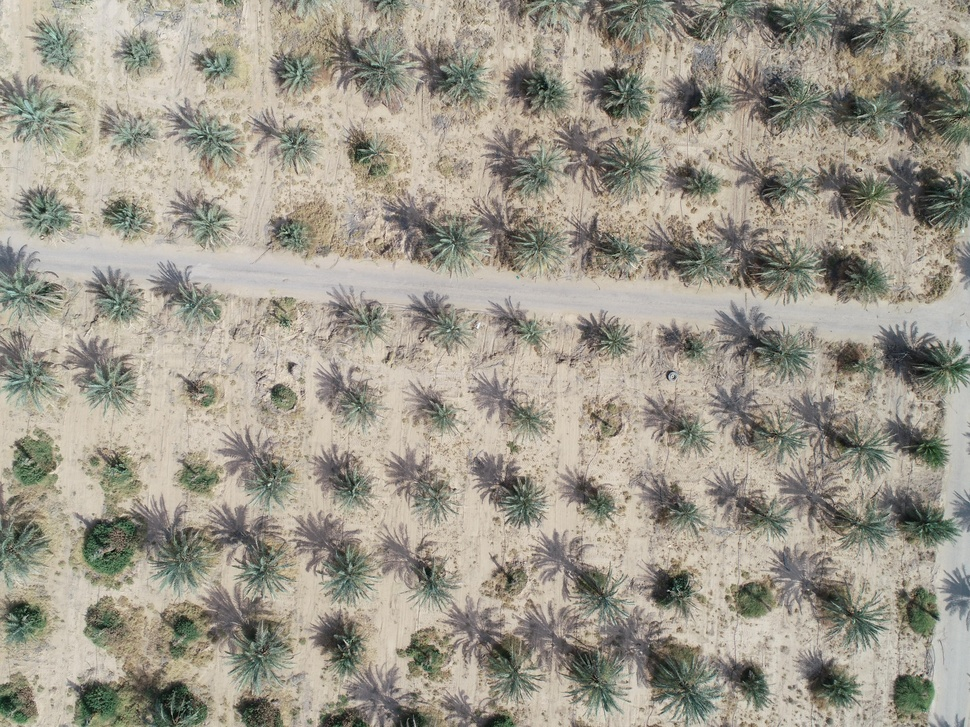
#> input picture sample/1.jpg, 970 x 727 px, shrunk from 4864 x 3648 before the run
$ jupyter execute --allow-errors tree_enumeration.ipynb   (shell and % lines are left out)
#> lines starting #> are read from the running program, lines starting #| are printed output that depends on the picture
[cell 1]
import cv2
import matplotlib.pyplot as plt
from deepforest import main
import numpy as np

[cell 2]
#adjusting according to jupyter lab
def display(img,cmap='gray'):
    fig=plt.figure(figsize=(15,15))
    ax=fig.add_subplot(111)
    new_img=cv2.cvtColor(img,cv2.COLOR_BGR2RGB)
    ax.imshow(new_img,cmap='gray')

#> (a cell that did not finish here is left out)

[cell 4]
image_path = "./sample/1.jpg"
tree_image=cv2.imread(image_path)
#> tree_image is the input picture: shape (727, 970, 3); mean B, G, R 140.2, 153.3, 158.5

[cell 5]
display(tree_image)

#> (a cell that did not finish here is left out)

#> (a cell that did not finish here is left out)

#> (a cell that did not finish here is left out)

[cell 9]
#displaying image with detected images

display(tree_image)

[cell 10]
# applying pre-processing

blured_img=cv2.medianBlur(tree_image,15)
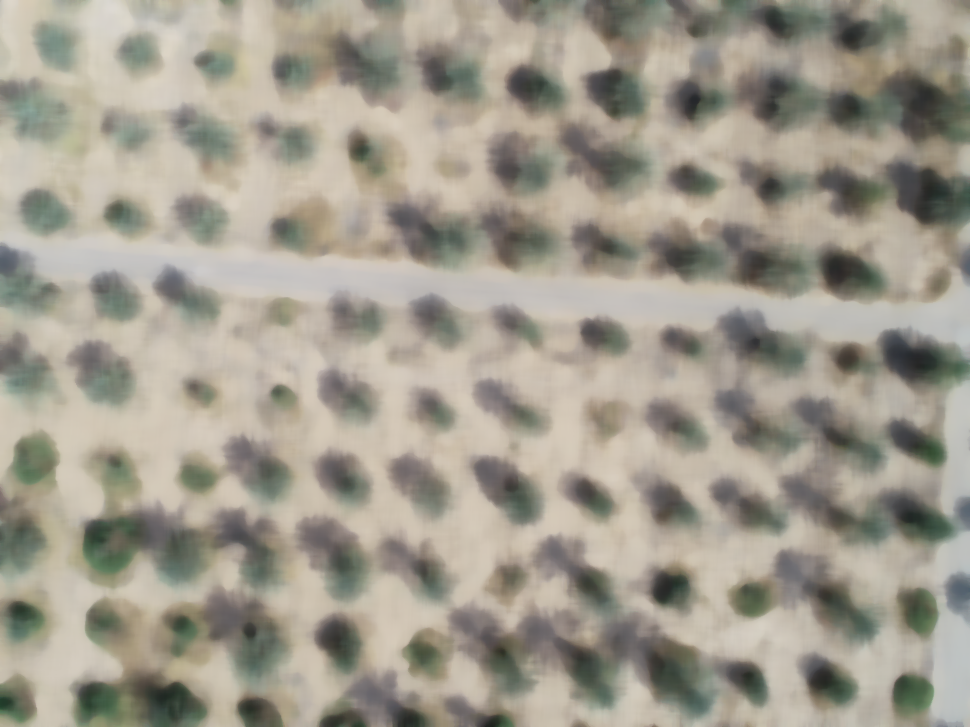
#> blured_img: shape (727, 970, 3); mean B, G, R 142.1, 155.3, 160.6

[cell 11]
# displaying pre-processed image
display(blured_img)

#> (a cell that did not finish here is left out)

#> (a cell that did not finish here is left out)

#> (a cell that did not finish here is left out)

[cell 15]
#displaying image with detected images

display(tree_image)

$ run again, with sample/2.jpg copied over sample/1.jpg
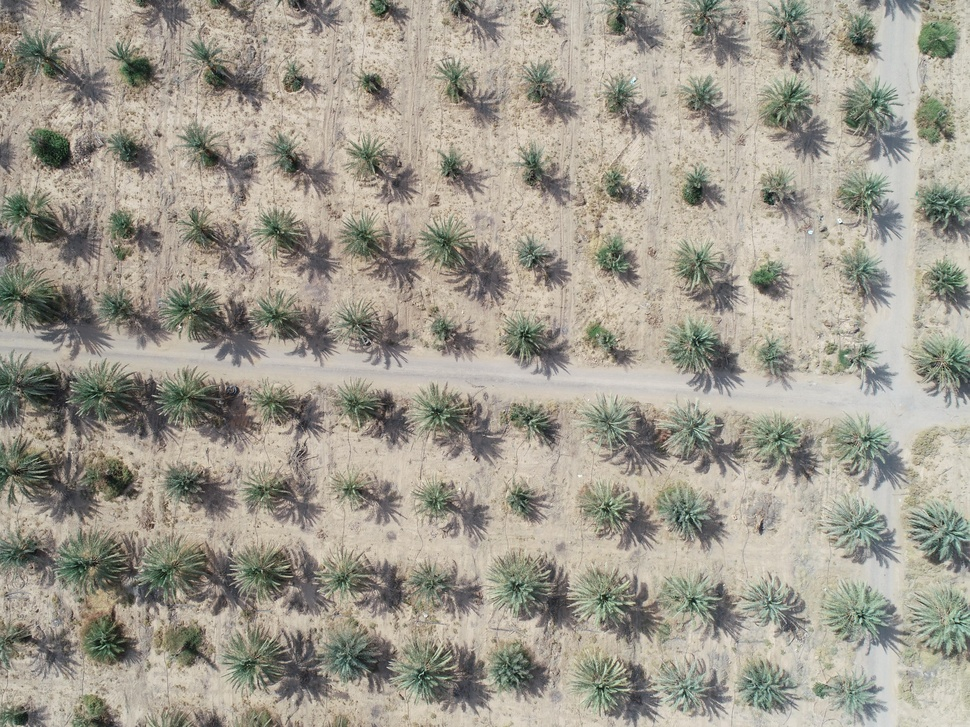
#> input picture sample/2.jpg, 970 x 727 px, shrunk from 4864 x 3648 before the run
#> tree_image is the input picture: shape (727, 970, 3); mean B, G, R 142.7, 155.1, 159.8
#> `blured_img=cv2.medianBlur(tree_image,15)`:
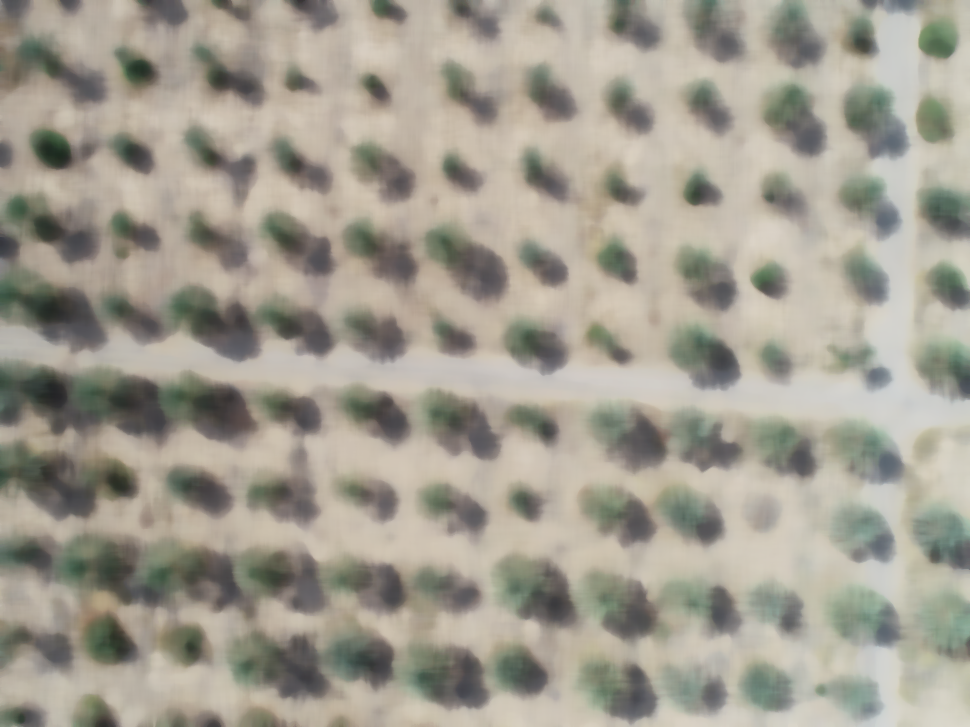
#> blured_img: shape (727, 970, 3); mean B, G, R 144.5, 157, 161.8

$ run again, with sample/3.jpg copied over sample/1.jpg
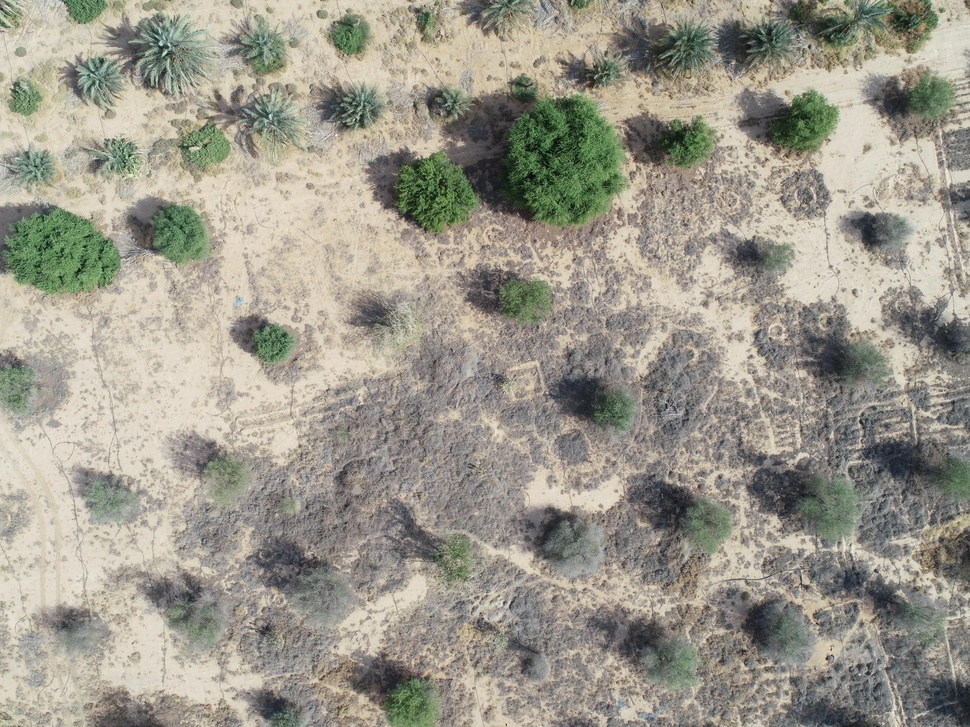
#> input picture sample/3.jpg, 970 x 727 px, shrunk from 4864 x 3648 before the run
#> tree_image is the input picture: shape (727, 970, 3); mean B, G, R 139.5, 152.4, 155.9
#> `blured_img=cv2.medianBlur(tree_image,15)`:
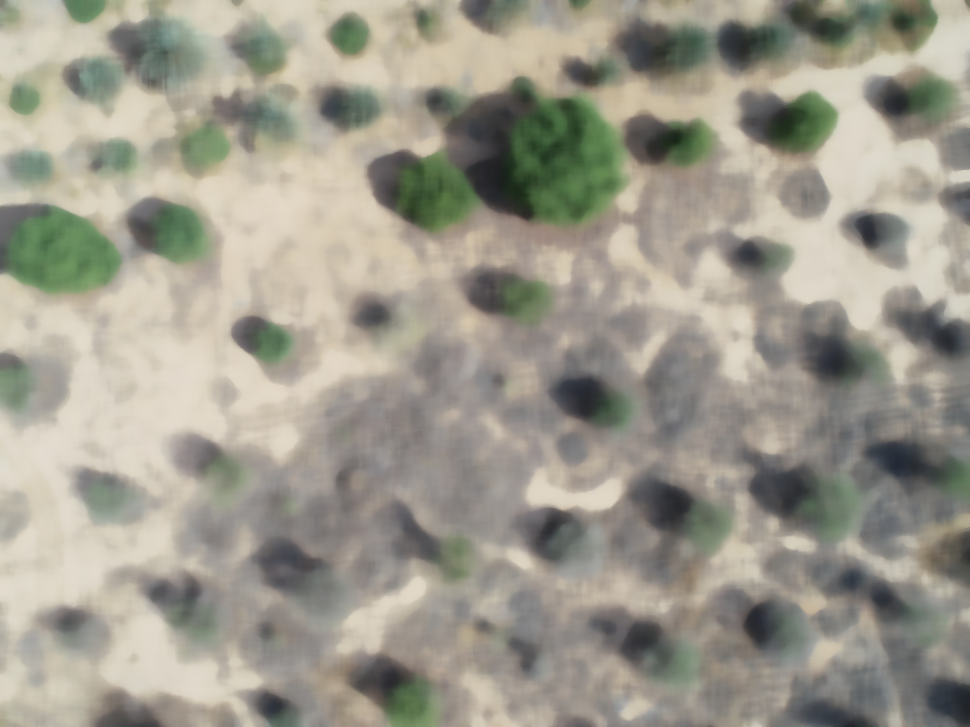
#> blured_img: shape (727, 970, 3); mean B, G, R 141.1, 154, 157.4

$ run again, with sample/4.jpg copied over sample/1.jpg
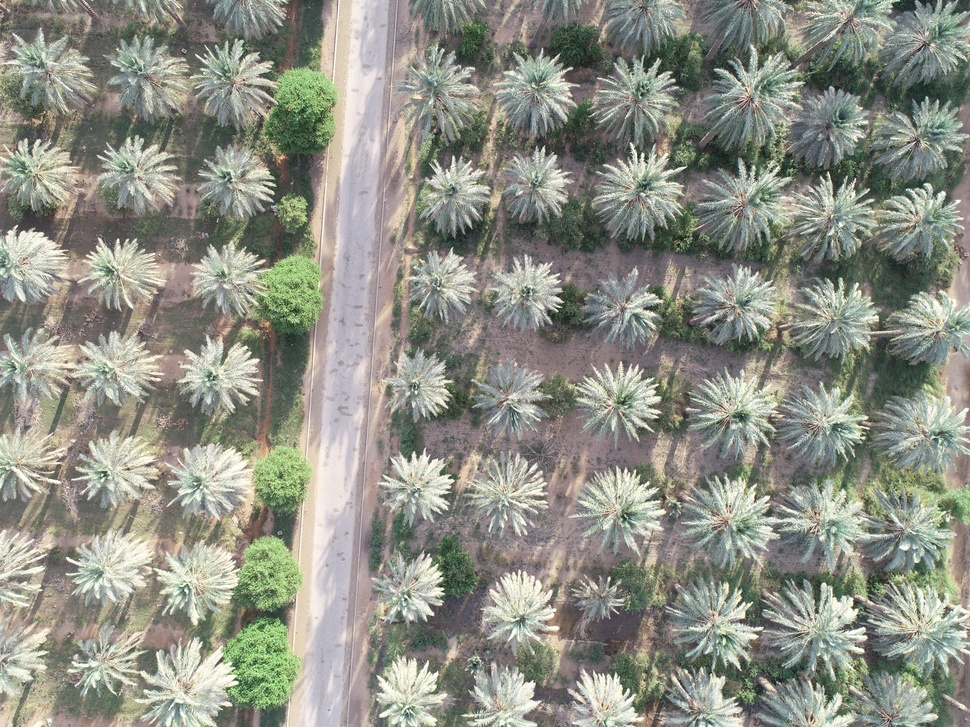
#> input picture sample/4.jpg, 970 x 727 px, shrunk from 4864 x 3648 before the run
#> tree_image is the input picture: shape (727, 970, 3); mean B, G, R 132.9, 144, 142.3
#> `blured_img=cv2.medianBlur(tree_image,15)`:
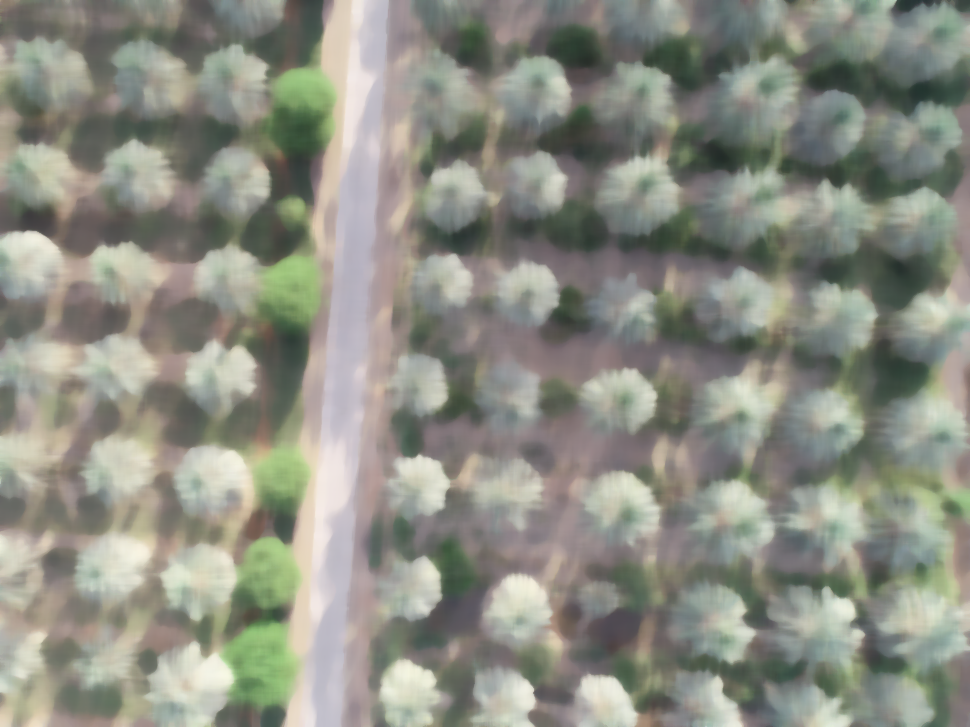
#> blured_img: shape (727, 970, 3); mean B, G, R 131.4, 142.4, 140.9
